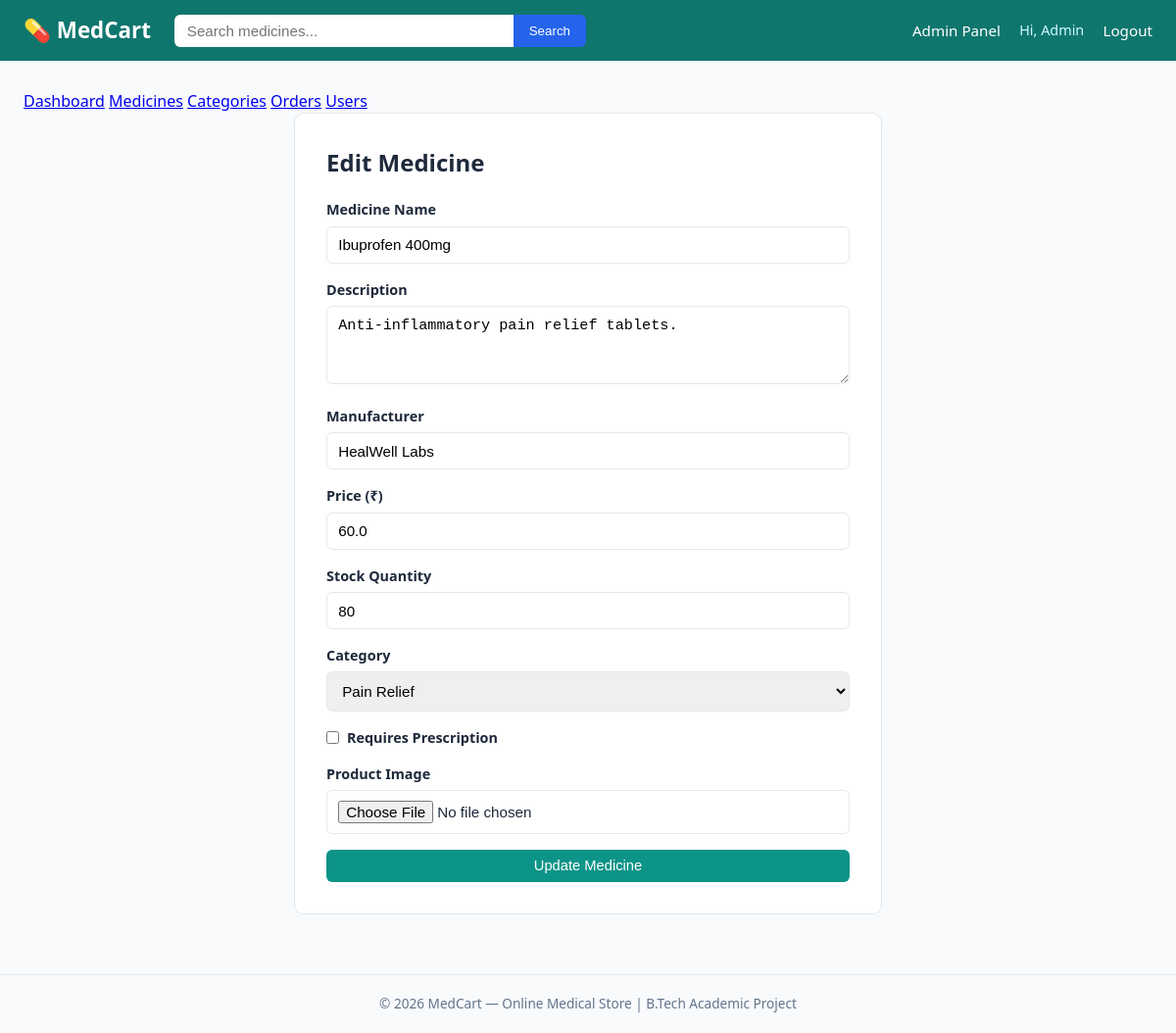
The app's page /admin/medicines/edit/2 (signed in) with its own data.
### app.py (models this page shows, shortened)
class User(UserMixin, db.Model):
    id = db.Column(db.Integer, primary_key=True)
    name = db.Column(db.String(120), nullable=False)
    email = db.Column(db.String(120), unique=True, nullable=False)
    phone = db.Column(db.String(20))
    address = db.Column(db.String(300))
    password_hash = db.Column(db.String(255), nullable=False)
    is_admin = db.Column(db.Boolean, default=False)
    created_at = db.Column(db.DateTime, default=datetime.utcnow)
    orders = db.relationship('Order', backref='customer', lazy=True)

class Medicine(db.Model):
    id = db.Column(db.Integer, primary_key=True)
    name = db.Column(db.String(150), nullable=False)
    description = db.Column(db.Text)
    manufacturer = db.Column(db.String(150))
    price = db.Column(db.Float, nullable=False)
    stock = db.Column(db.Integer, default=0)
    requires_prescription = db.Column(db.Boolean, default=False)
    image_filename = db.Column(db.String(200), default='default_medicine.png')
    category_id = db.Column(db.Integer, db.ForeignKey('category.id'))
    created_at = db.Column(db.DateTime, default=datetime.utcnow)

### app.py (the view, shortened to what this page needs)
@app.route('/admin/medicines/edit/<int:medicine_id>', methods=['GET', 'POST'])
@login_required
@admin_required
def admin_edit_medicine(medicine_id):
    medicine = Medicine.query.get_or_404(medicine_id)
    categories = Category.query.order_by(Category.name).all()
    return render_template('admin/medicine_form.html', categories=categories, medicine=medicine)

### app.py (called while the page is built)
@login_manager.user_loader
def load_user(user_id):
    return User.query.get(int(user_id))

def admin_required(f):
    @wraps(f)
    def decorated(*args, **kwargs):
        if not current_user.is_authenticated or not current_user.is_admin:
            abort(403)
        return f(*args, **kwargs)
    return decorated

### templates/admin/medicine_form.html (shortened to what this page needs)
{% extends "base.html" %}
{% block content %}
<div class="admin-tabs">
    <a href="{{ url_for('admin_dashboard') }}">Dashboard</a>
    <a href="{{ url_for('admin_medicines') }}" class="active">Medicines</a>
    <a href="{{ url_for('admin_categories') }}">Categories</a>
    <a href="{{ url_for('admin_orders') }}">Orders</a>
    <a href="{{ url_for('admin_users') }}">Users</a>
</div>
<div class="form-card" style="max-width: 600px;">
    <h2 style="margin-bottom: 1.2rem;">{{ 'Edit' if medicine else 'Add New' }} Medicine</h2>
    <form method="post" enctype="multipart/form-data">
        <div class="form-group">
            <label>Medicine Name</label>
            <input type="text" name="name" value="{{ medicine.name if medicine else '' }}" required>
        </div>
        <div class="form-group">
            <label>Description</label>
            <textarea name="description">{{ medicine.description if medicine else '' }}</textarea>
        </div>
        <div class="form-group">
            <label>Manufacturer</label>
            <input type="text" name="manufacturer" value="{{ medicine.manufacturer if medicine else '' }}">
        </div>
        <div class="form-group">
            <label>Price (₹)</label>
            <input type="number" step="0.01" name="price" value="{{ medicine.price if medicine else '' }}" required>
        </div>
        <div class="form-group">
            <label>Stock Quantity</label>
            <input type="number" name="stock" value="{{ medicine.stock if medicine else 0 }}" required>
        </div>
        <div class="form-group">
            <label>Category</label>
            <select name="category_id">
                {% for cat in categories %}
                <option value="{{ cat.id }}" {{ 'selected' if medicine and medicine.category_id == cat.id }}>{{ cat.name }}</option>
                {% endfor %}
            </select>
        </div>
        <div class="form-group checkbox-group">
            <input type="checkbox" name="requires_prescription" id="rx"
                   {{ 'checked' if medicine and medicine.requires_prescription }}>
            <label for="rx" style="margin:0;">Requires Prescription</label>
        </div>
        <div class="form-group">
            <label>Product Image</label>
            <input type="file" name="image" accept="image/*">
        </div>
        <button type="submit" class="btn btn-primary btn-block">{{ 'Update' if medicine else 'Add' }} Medicine</button>
    </form>
</div>
{% endblock %}

### templates/base.html (shortened to what this page needs)
<!doctype html>
<html lang="en">
  <head>
    <link
      rel="stylesheet"
      href="{{ url_for('static', filename='css/style.css') }}"
    />
  </head>
  <body>
    <header class="navbar">
      <div class="nav-container">
        <a href="{{ url_for('home') }}" class="logo">💊 MedCart</a>
        <form class="search-form" action="{{ url_for('home') }}" method="get">
          <input
            type="text"
            name="q"
            placeholder="Search medicines..."
            value="{{ request.args.get('q', '') }}"
          />
          <button type="submit">Search</button>
        </form>
        <nav class="nav-links">
          {% if current_user.is_authenticated %} {% if current_user.is_admin %}
          <a href="{{ url_for('admin_dashboard') }}">Admin Panel</a>
          {% else %}
          <a href="{{ url_for('cart') }}">Cart</a>
          <a href="{{ url_for('my_orders') }}">My Orders</a>
          {% endif %}
          <span class="user-name"
            >Hi, {{ current_user.name.split(' ')[0] }}</span
          >
          <a href="{{ url_for('logout') }}">Logout</a>
          {% else %}
          <a href="{{ url_for('login') }}">Login</a>
          <a href="{{ url_for('register') }}">Register</a>
          {% endif %}
        </nav>
      </div>
    </header>
    <main class="container">
       {% block content %}{% endblock %}
    </main>
    <footer class="footer">
      <p>
        &copy; 2026 MedCart &mdash; Online Medical Store | B.Tech Academic
        Project
      </p>
    </footer>
  </body>
</html>

### static/css/style.css (style rules this page uses)
:root { --primary: #0d9488; --primary-dark: #0f766e; --accent: #2563eb; --bg: #f8fafc; --card-bg: #ffffff; --text: #1e293b; --muted: #64748b; --danger: #dc2626; --success: #16a34a; --warning: #d97706; --border: #e2e8f0; }
* { box-sizing: border-box; margin: 0; padding: 0; }
body { font-family: "Segoe UI", system-ui, sans-serif; background: var(--bg); color: var(--text); line-height: 1.5; }
.navbar { background: var(--primary-dark); color: white; padding: 0.9rem 0; position: sticky; top: 0; z-index: 100; }
.nav-container { max-width: 1200px; margin: 0 auto; display: flex; align-items: center; gap: 1.5rem; padding: 0 1.5rem; flex-wrap: wrap; }
.logo { color: white; text-decoration: none; font-size: 1.4rem; font-weight: 700; }
.search-form { display: flex; flex: 1; max-width: 420px; }
.search-form input { flex: 1; padding: 0.5rem 0.8rem; border: none; border-radius: 6px 0 0 6px; font-size: 0.95rem; }
.search-form button { padding: 0.5rem 1rem; border: none; background: var(--accent); color: white; border-radius: 0 6px 6px 0; cursor: pointer; }
.nav-links { display: flex; gap: 1.2rem; align-items: center; margin-left: auto; }
.nav-links a { color: white; text-decoration: none; font-size: 0.95rem; }
.user-name { color: #cffafe; font-size: 0.9rem; }
.container { max-width: 1200px; margin: 0 auto; padding: 1.8rem 1.5rem; min-height: 70vh; }
.footer { text-align: center; padding: 1.2rem; color: var(--muted); font-size: 0.85rem; border-top: 1px solid var(--border); margin-top: 2rem; }
.btn { display: inline-block; padding: 0.55rem 1.1rem; border-radius: 6px; border: none; cursor: pointer; font-size: 0.92rem; text-decoration: none; text-align: center; }
.btn-primary { background: var(--primary); color: white; }
.btn-block { width: 100%; }
.form-card { background: var(--card-bg); border: 1px solid var(--border); border-radius: 10px; padding: 2rem; max-width: 480px; margin: 0 auto; }
.form-group { margin-bottom: 1rem; }
.form-group label { display: block; margin-bottom: 0.35rem; font-size: 0.9rem; font-weight: 600; }
.form-group input, .form-group select, .form-group textarea { width: 100%; padding: 0.6rem 0.7rem; border: 1px solid var(--border); border-radius: 6px; font-size: 0.95rem; }
.form-group textarea { resize: vertical; min-height: 80px; }
.checkbox-group { display: flex; align-items: center; gap: 0.5rem; }
.checkbox-group input { width: auto; }

### records on screen
User: name "Admin"
Medicine: name "Ibuprofen 400mg", description "Anti-inflammatory pain relief tablets.", manufacturer "HealWell Labs", price "60.0", stock "80"

### other values on screen
{{ 'Edit' if medicine else 'Add New' }} "Edit"
{{ 'Update' if medicine else 'Add' }} "Update"
form field category_id "Pain Relief"
